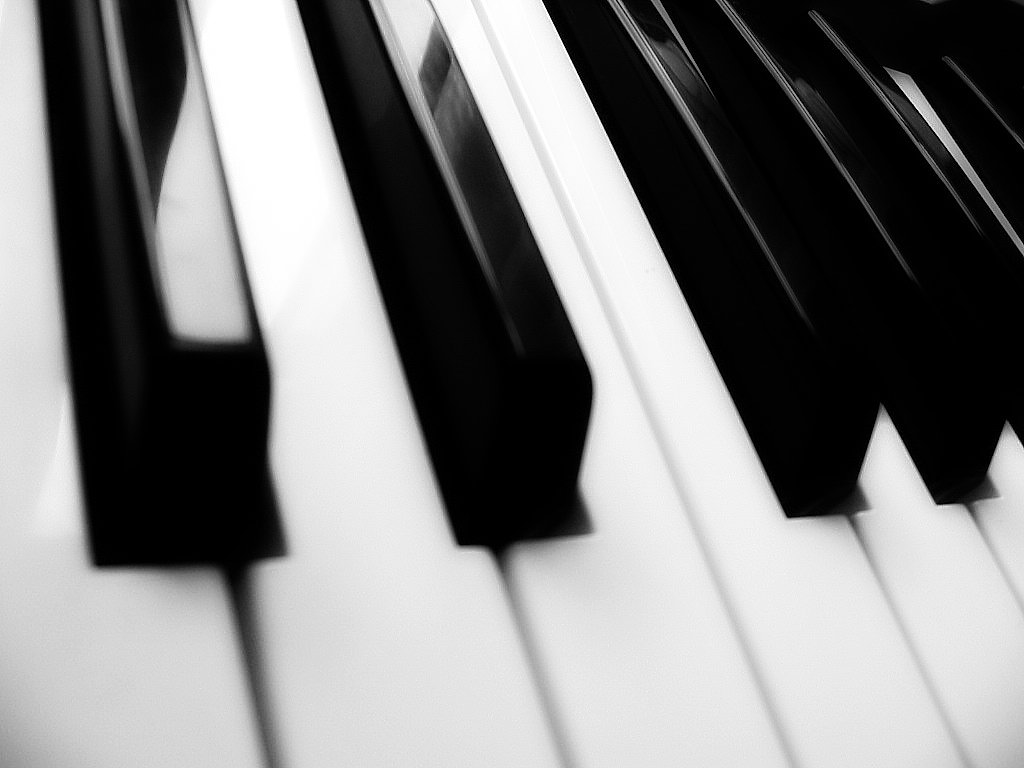
//> input picture TP_CV2/Resources/black_white.jpg, 1024 x 768 px
$ ./main   (built with g++ and OpenCV 4)
//> lines starting //> are read from the running program, lines starting //| are printed output that depends on the picture
#include <iostream>

#include <opencv2/core/core.hpp>
#include <opencv2/highgui/highgui.hpp>
#include <opencv2/imgproc/imgproc.hpp>

void main() {
	cv::Mat img = cv::imread("Resources/black_white.jpg", 0);
//> img is the input picture: 768 rows x 1024 cols, CV_8UC1; min 0, max 255, mean 128.9
	cv::imshow("window", img);


	// 1
	cv::Mat greyX, greyX8, greyY, greyY8, greyXY, greyXY8;

	cv::Sobel(img, greyX, CV_16S, 1, 0);
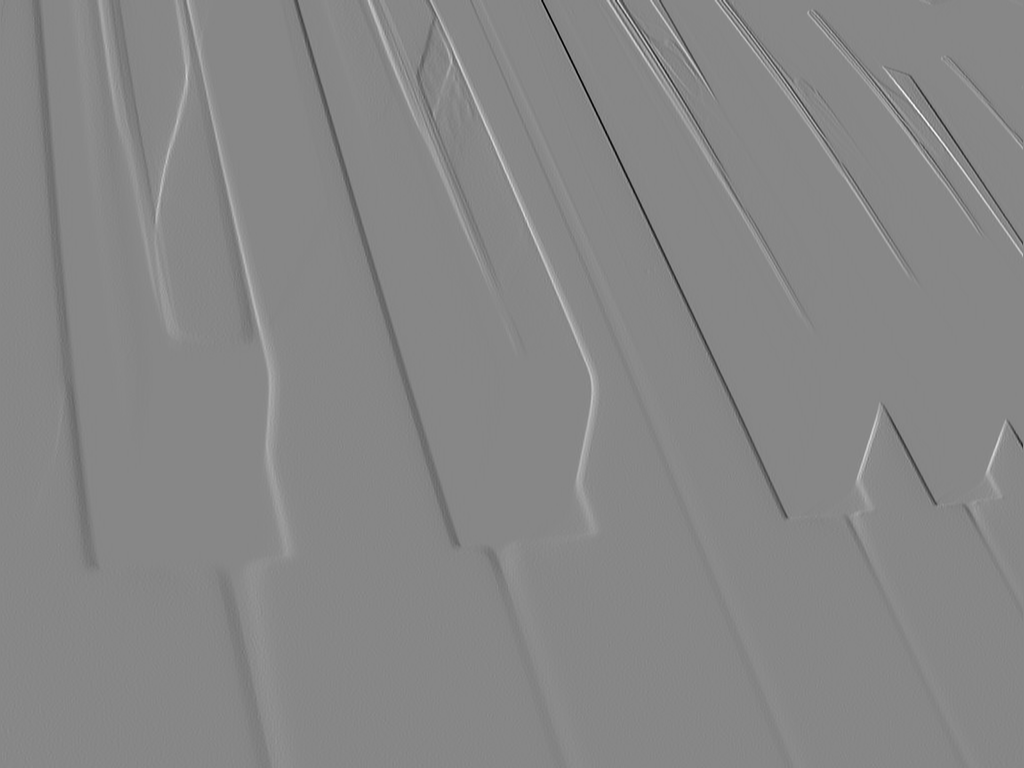
//> greyX: 768 rows x 1024 cols, CV_16SC1; min -1014, max 901, mean -1; drawn with min black and max white
	greyX.convertTo(greyX8, CV_8U, 0.5, 128);
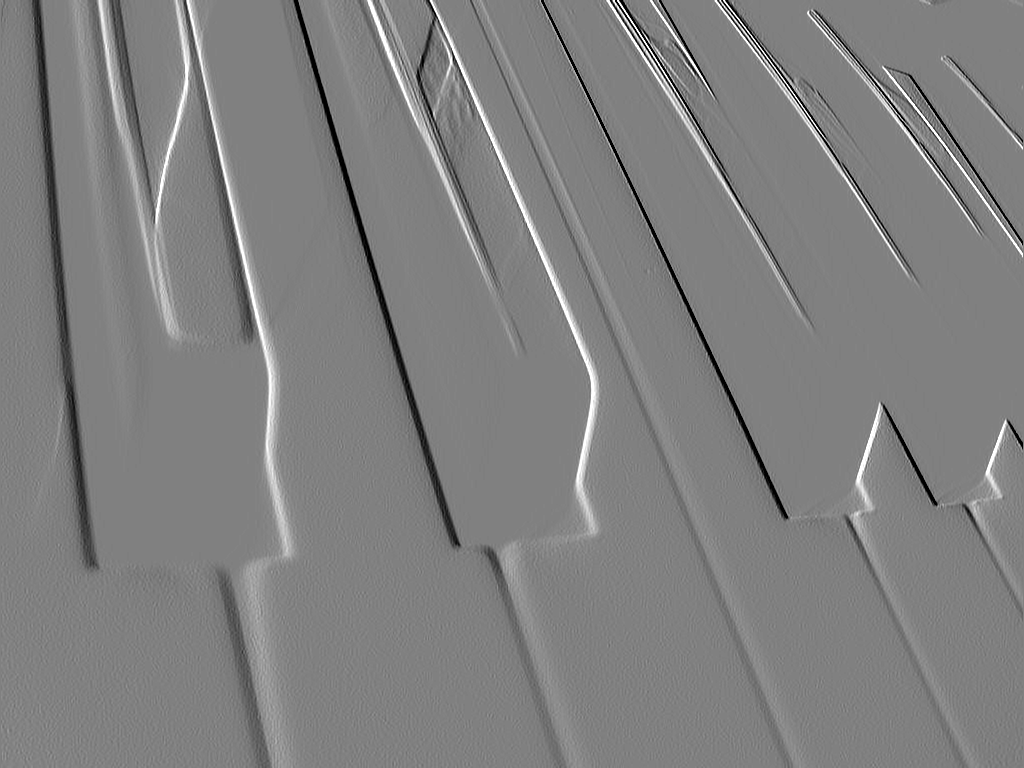
//> greyX8: 768 rows x 1024 cols, CV_8UC1; min 0, max 255, mean 127.7
	cv::Sobel(img, greyY, CV_16S, 0, 1);
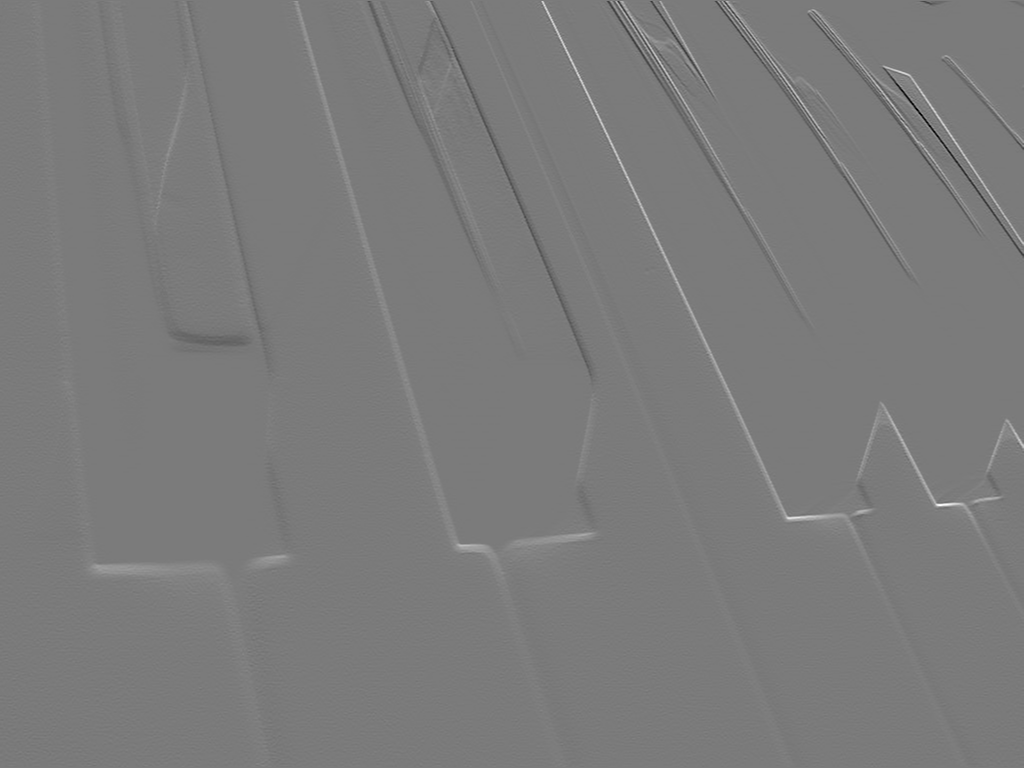
//> greyY: 768 rows x 1024 cols, CV_16SC1; min -661, max 708, mean 1.3; drawn with min black and max white
	greyY.convertTo(greyY8, CV_8U, 0.5, 128);
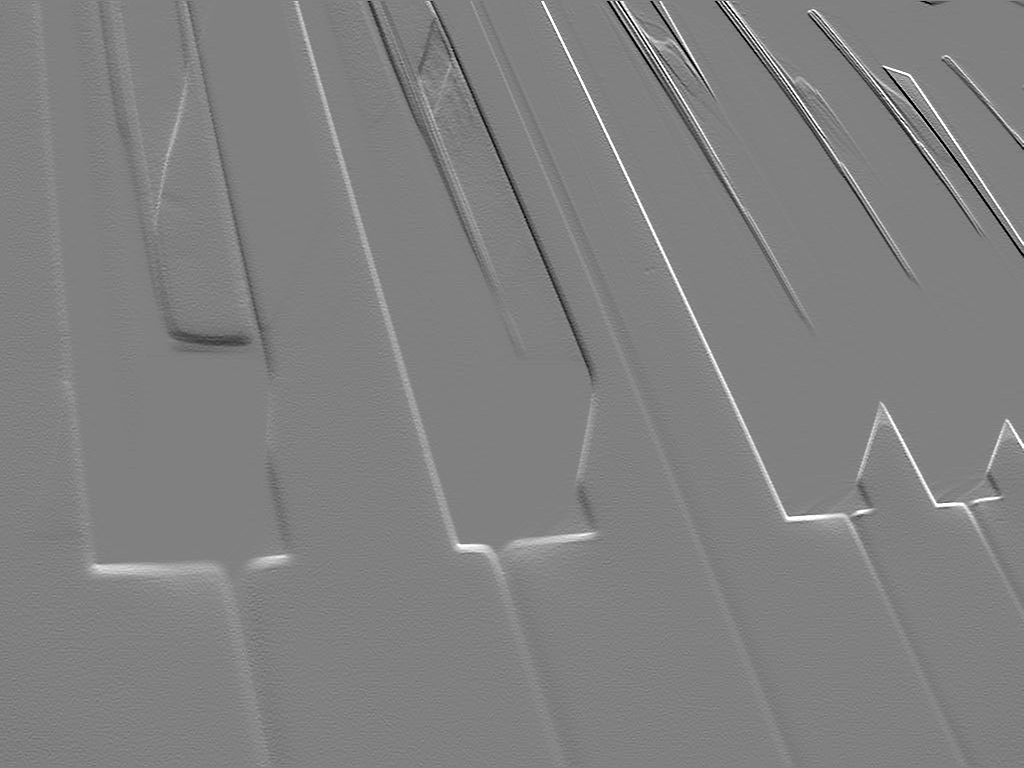
//> greyY8: 768 rows x 1024 cols, CV_8UC1; min 0, max 255, mean 128.6
	cv::Sobel(img, greyXY, CV_16S, 1, 1);
	greyXY.convertTo(greyXY8, CV_8U, 0.5, 128);

	cv::imshow("greyX8", greyX8);
	cv::imshow("greyY8", greyY8);
	cv::imshow("greyXY8", greyXY8);

	// [15 lines of commented-out code are left out]

	cv::waitKey(0);
}

$ run again, with TP_CV2/Resources/texture.jpg copied over TP_CV2/Resources/black_white.jpg
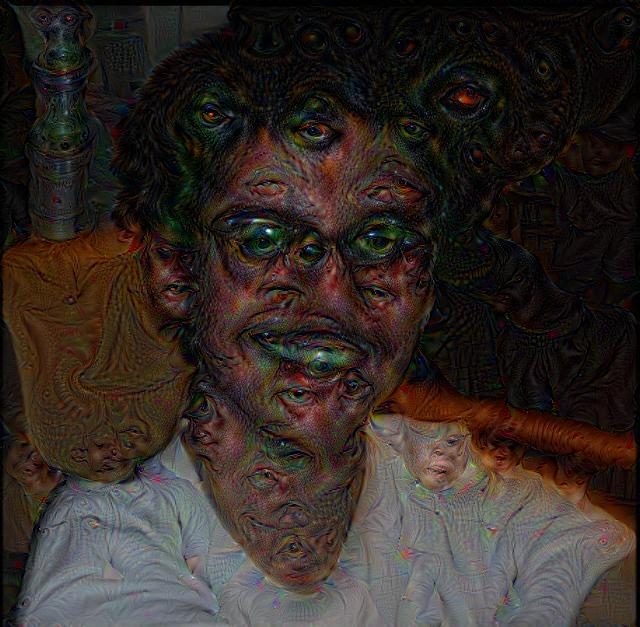
//> input picture TP_CV2/Resources/texture.jpg, 640 x 627 px
//> `cv::Sobel(img, greyX, CV_16S, 1, 0);`:
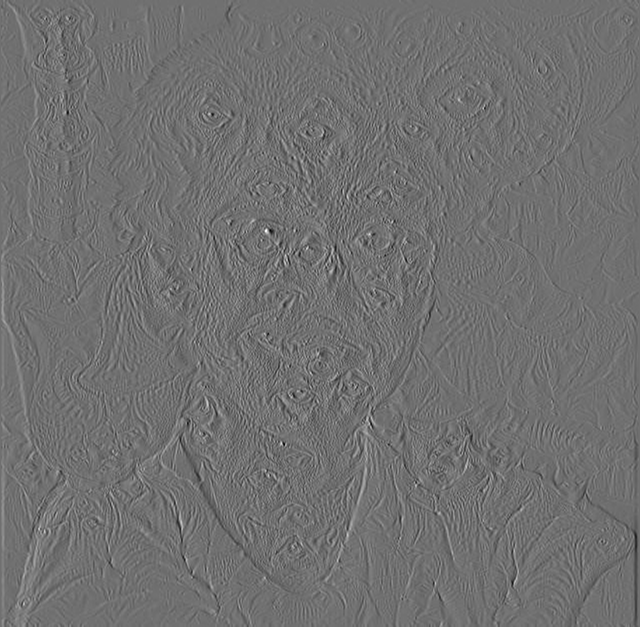
//> greyX: 627 rows x 640 cols, CV_16SC1; min -418, max 528, mean 0; drawn with min black and max white
//> `cv::Sobel(img, greyXY, CV_16S, 1, 1);`:
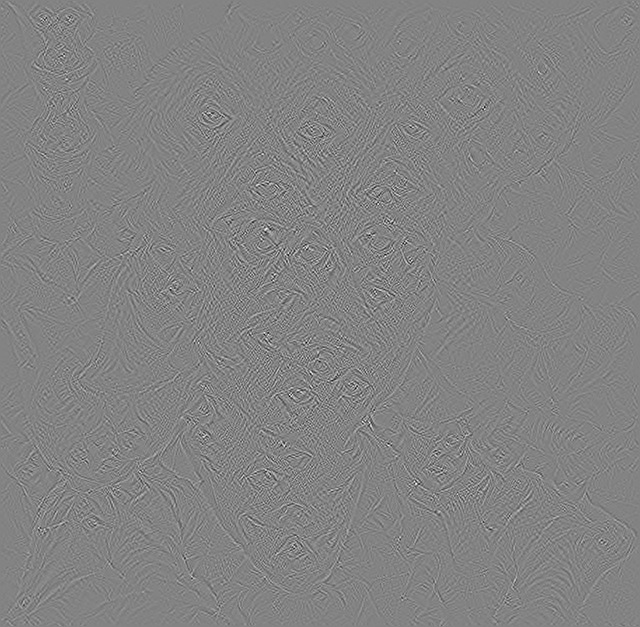
//> greyXY: 627 rows x 640 cols, CV_16SC1; min -179, max 169, mean 0; drawn with min black and max white
